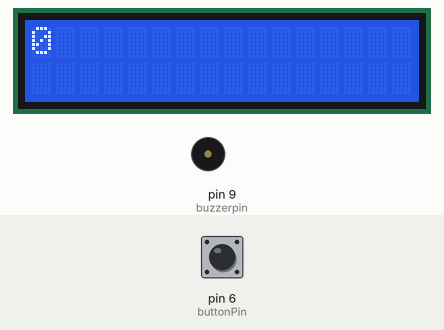
This sketch was run on a simulated Arduino Uno, built with avr-gcc and run on an emulated ATmega328P. On the bench: 16×2 character LCD, buzzer (waves = sounding). The test bench sets the inputs (shaded band); at power-on: pin 6 (buttonPin) LOW.

Above: at 2.2 s.
2.3 s: pin 6 (buttonPin) pulled HIGH for 0.15 s
At 3.6 s:
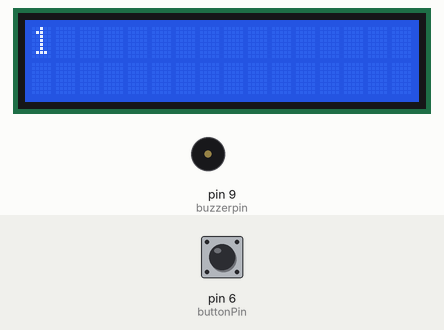
3.9 s: pin 6 (buttonPin) pulled HIGH for 1 s
At 5.6 s:
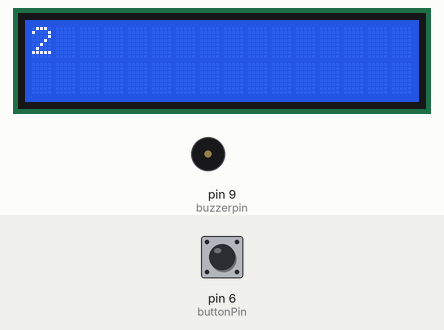
7.9 s: pin 6 (buttonPin) pulled HIGH for 0.15 s
At 9.0 s:
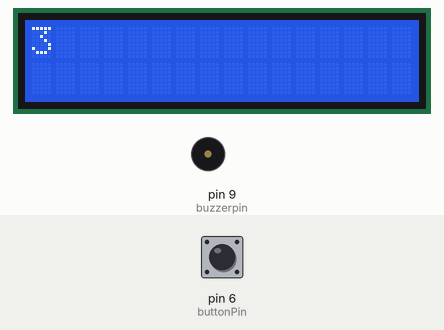
11.0 s: pin 6 (buttonPin) pulled HIGH for 1 s
At 12.2 s:
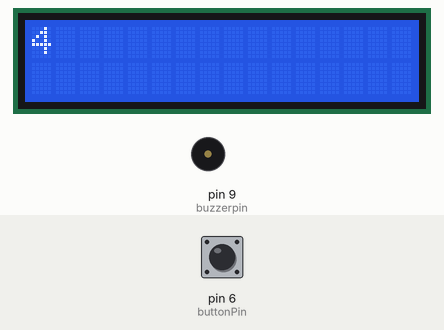
Timing chart, 0 to 14.0 s (numbered marks = the images above; inputs shaded):
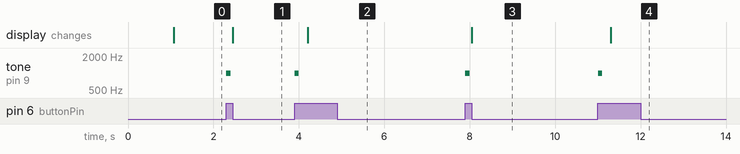

The sketch:

lcd_display.ino
```cpp
#include <LiquidCrystal_I2C.h>
#include <Wire.h>


LiquidCrystal_I2C lcd(0x27, 2, 1, 0, 4, 5, 6, 7, 3, POSITIVE);

const int buzzerpin = 9;
unsigned long int cookies = 0;
int buttonPin = 6;
int buttonState = 0;        // current state of the button
int lastButtonState = 0;    // previous state of the button

void setup() {
  // put your setup code here, to run once:
  pinMode(buttonPin, INPUT);
  pinMode(buzzerpin, OUTPUT);
  lcd.begin(16, 2);
  lcd.setBacklight(1);
  delay(1000);
}

void loop() {
  // put your main code here, to run repeatedly:
  buttonState = digitalRead(buttonPin);

  // compare the buttonState to its previous state
  if (buttonState != lastButtonState) {
    // if the state has changed, increment the counter
    if (buttonState == HIGH) {
      // if the current state is HIGH then the button went from off to on:
      tone(buzzerpin,1000,100);
      cookies++;
    } else {
      // if the current state is LOW then the button went from on to off:

    }
    // Delay a little bit to avoid bouncing
    delay(50);
  }
  // save the current state as the last state, for next time through the loop
  lastButtonState = buttonState;
  lcd.clear();
  lcd.print(cookies);
}
```

Measured:
- after the input at 2.3 s, tone on pin 9 (buzzerpin): silent → 1000 Hz at once, → silent 0.10 s later; the display: changes after 0.15 s (image 1)
- after the input at 3.9 s, tone on pin 9 (buzzerpin): silent → 1000 Hz at once, → silent 0.10 s later; the display: changes after 0.31 s (image 2)
- after the input at 7.9 s, tone on pin 9 (buzzerpin): silent → 1000 Hz at once, → silent 0.10 s later; the display: changes after 0.15 s (image 3)
- after the input at 11.0 s, tone on pin 9 (buzzerpin): silent → 1000 Hz at once, → silent 0.10 s later; the display: changes after 0.31 s (image 4)
